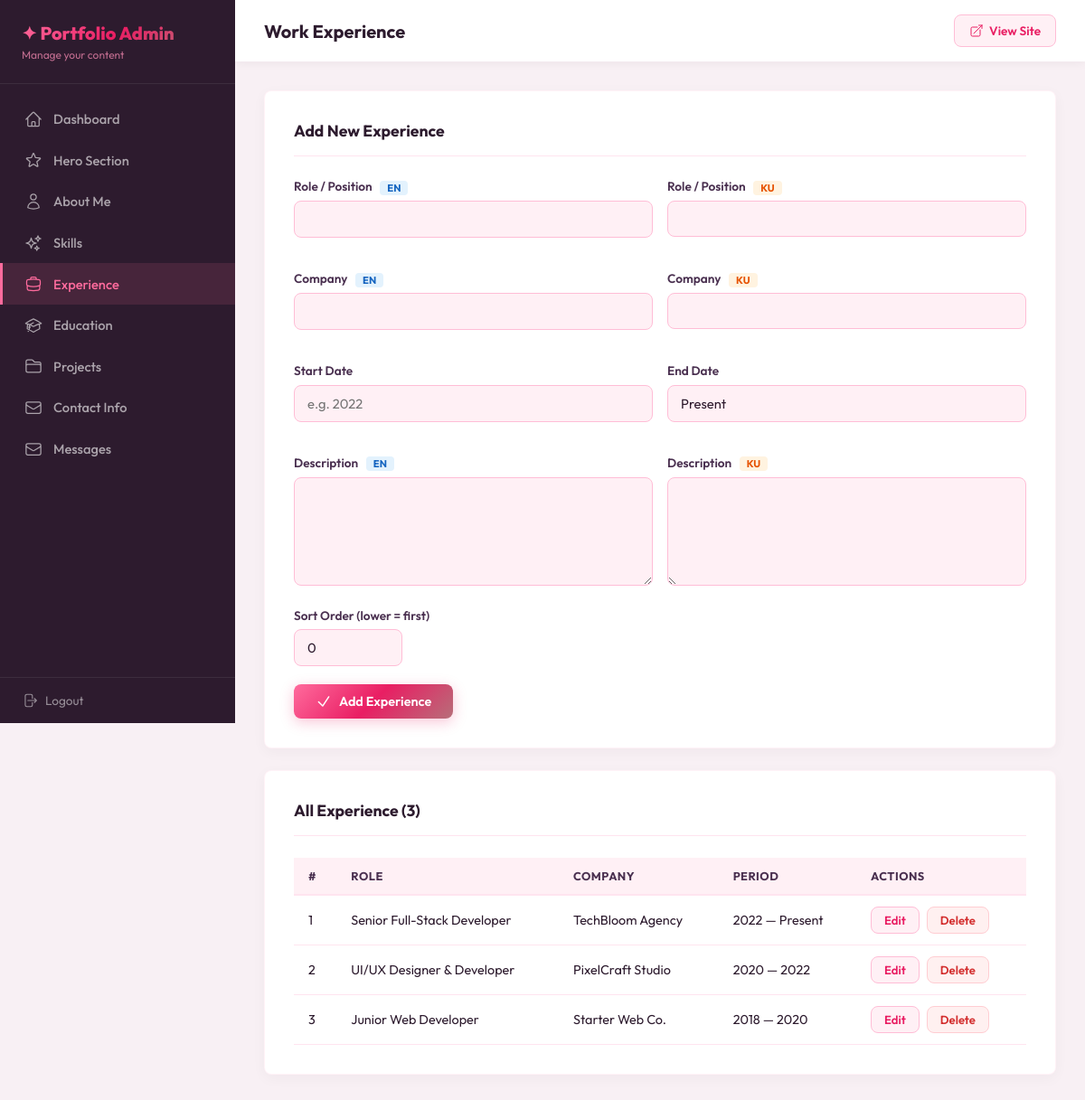
Screenshot of /admin/experience.php (signed in) with the database file from the repository.
### tables this page shows
CREATE TABLE IF NOT EXISTS experience (
    id INT AUTO_INCREMENT PRIMARY KEY,
    company_en VARCHAR(255) NOT NULL,
    company_ku VARCHAR(255) NOT NULL,
    role_en VARCHAR(255) NOT NULL,
    role_ku VARCHAR(255) NOT NULL,
    date_start VARCHAR(50) NOT NULL,
    date_end VARCHAR(50) DEFAULT 'Present',
    description_en TEXT,
    description_ku TEXT,
    sort_order INT DEFAULT 0,
    created_at TIMESTAMP DEFAULT CURRENT_TIMESTAMP,
    updated_at TIMESTAMP DEFAULT CURRENT_TIMESTAMP ON UPDATE CURRENT_TIMESTAMP
);

### functions.php (called while the page is built, shortened)
<?php
function sanitize(string $input): string {
    return htmlspecialchars(trim($input), ENT_QUOTES, 'UTF-8');
}

### admin/experience.php (the view, shortened to what this page needs)
<?php
require_once __DIR__ . '/../db_connect.php';
require_once 'header.php';
$experiences = $pdo->query("SELECT * FROM experience ORDER BY sort_order ASC")->fetchAll();
$editItem = null;
?>
<div class="admin-card">
    <div class="admin-card-header">
        <h2 class="admin-card-title"><?= $editItem ? 'Edit Experience' : 'Add New Experience' ?></h2>
    </div>
    <form method="POST" action="">
        <div style="display:grid;grid-template-columns:1fr 1fr;gap:1rem;">
            <div class="form-group">
                <label class="form-label">Role / Position <span class="lang-tag en">EN</span></label>
                <input type="text" name="role_en" class="form-input" required value="<?= sanitize($editItem['role_en'] ?? '') ?>">
            </div>
            <div class="form-group">
                <label class="form-label">Role / Position <span class="lang-tag ku">KU</span></label>
                <input type="text" name="role_ku" class="form-input" dir="rtl" required value="<?= sanitize($editItem['role_ku'] ?? '') ?>">
            </div>
            <div class="form-group">
                <label class="form-label">Company <span class="lang-tag en">EN</span></label>
                <input type="text" name="company_en" class="form-input" required value="<?= sanitize($editItem['company_en'] ?? '') ?>">
            </div>
            <div class="form-group">
                <label class="form-label">Company <span class="lang-tag ku">KU</span></label>
                <input type="text" name="company_ku" class="form-input" dir="rtl" required value="<?= sanitize($editItem['company_ku'] ?? '') ?>">
            </div>
            <div class="form-group">
                <label class="form-label">Start Date</label>
                <input type="text" name="date_start" class="form-input" placeholder="e.g. 2022" required value="<?= sanitize($editItem['date_start'] ?? '') ?>">
            </div>
            <div class="form-group">
                <label class="form-label">End Date</label>
                <input type="text" name="date_end" class="form-input" placeholder="e.g. Present" required value="<?= sanitize($editItem['date_end'] ?? 'Present') ?>">
            </div>
            <div class="form-group">
                <label class="form-label">Description <span class="lang-tag en">EN</span></label>
                <textarea name="description_en" class="form-textarea" rows="3"><?= sanitize($editItem['description_en'] ?? '') ?></textarea>
            </div>
            <div class="form-group">
                <label class="form-label">Description <span class="lang-tag ku">KU</span></label>
                <textarea name="description_ku" class="form-textarea" dir="rtl" rows="3"><?= sanitize($editItem['description_ku'] ?? '') ?></textarea>
            </div>
        </div>
        <div class="form-group">
            <label class="form-label">Sort Order (lower = first)</label>
            <input type="number" name="sort_order" class="form-input" style="max-width:120px;" value="<?= sanitize($editItem['sort_order'] ?? '0') ?>">
        </div>
        <button type="submit" class="btn btn-primary">
            <svg xmlns="http://www.w3.org/2000/svg" width="18" height="18" fill="none" viewBox="0 0 24 24" stroke-width="2" stroke="currentColor"><path stroke-linecap="round" stroke-linejoin="round" d="m4.5 12.75 6 6 9-13.5"/></svg>
            <?= $editItem ? 'Update' : 'Add' ?> Experience
        </button>
    </form>
</div>
<div class="admin-card">
    <div class="admin-card-header">
        <h2 class="admin-card-title">All Experience (<?= count($experiences) ?>)</h2>
    </div>
    <?php if (empty($experiences)): ?>
        <p style="color:var(--admin-dark-light);opacity:0.6;text-align:center;padding:2rem;">No experience entries yet.</p>
    <?php else: ?>
        <div class="table-responsive">
        <table class="admin-table">
            <thead>
                <tr>
                    <th>#</th>
                    <th>Role</th>
                    <th>Company</th>
                    <th>Period</th>
                    <th>Actions</th>
                </tr>
            </thead>
            <tbody>
                <?php foreach ($experiences as $exp): ?>
                <tr>
                    <td><?= $exp['sort_order'] ?></td>
                    <td><?= sanitize($exp['role_en']) ?></td>
                    <td><?= sanitize($exp['company_en']) ?></td>
                    <td><?= sanitize($exp['date_start']) ?> — <?= sanitize($exp['date_end']) ?></td>
                    <td>
                        <div class="table-actions">
                            <a href="experience.php?edit=<?= $exp['id'] ?>" class="btn btn-secondary btn-sm">Edit</a>
                            <button type="button" class="btn btn-danger btn-sm" data-delete-id="<?= $exp['id'] ?>">Delete</button>
                        </div>
                    </td>
                </tr>
                <?php endforeach; ?>
            </tbody>
        </table>
        </div>
    <?php endif; ?>
</div>
<?php require_once 'footer.php'; ?>

### admin/css/admin.css (style rules this page uses)
:root { --sidebar-width: 260px; --admin-pink-50: #FFF0F5; --admin-pink-100: #FFE4EF; --admin-pink-200: #FFBDD6; --admin-pink-300: #FF8FB8; --admin-pink-400: #FF6B9D; --admin-pink-500: #FF4081; --admin-pink-600: #E91E63; --admin-dark: #2D1B2E; --admin-dark-light: #4A3050; --admin-gradient: linear-gradient(135deg, #FF6B9D 0%, #E91E63 50%, #B76E79 100%); --admin-transition: all 0.3s cubic-bezier(0.4, 0, 0.2, 1); }
* { margin: 0; padding: 0; box-sizing: border-box; }
img, svg { max-width: 100%; }
button, input, textarea, a { -webkit-tap-highlight-color: transparent; }
body.admin-body { font-family: 'Outfit', sans-serif; background: #F8F0F4; min-height: 100svh; display: flex; color: var(--admin-dark); }
.admin-card { background: white; border-radius: 8px; padding: 2rem; box-shadow: 0 4px 15px rgba(45, 27, 46, 0.04); border: 1px solid rgba(255, 189, 214, 0.2); margin-bottom: 1.5rem; }
.admin-card-header { display: flex; align-items: center; justify-content: space-between; margin-bottom: 1.5rem; padding-bottom: 1rem; border-bottom: 1px solid var(--admin-pink-100); gap: 1rem; flex-wrap: wrap; }
.admin-card-title { font-size: 1.1rem; font-weight: 700; color: var(--admin-dark); }
.form-group { margin-bottom: 1.25rem; }
.form-label { display: block; font-size: 0.85rem; font-weight: 600; color: var(--admin-dark-light); margin-bottom: 0.4rem; }
.form-label .lang-tag { display: inline-block; padding: 1px 8px; border-radius: 4px; font-size: 0.7rem; font-weight: 700; margin-left: 6px; vertical-align: middle; }
.lang-tag.en { background: #E3F2FD; color: #1565C0; }
.lang-tag.ku { background: #FFF3E0; color: #E65100; }
.form-input, .form-textarea { width: 100%; padding: 10px 14px; border: 1.5px solid var(--admin-pink-200); border-radius: 8px; font-size: 0.92rem; font-family: 'Outfit', sans-serif; color: var(--admin-dark); background: var(--admin-pink-50); transition: var(--admin-transition); outline: none; }
.form-textarea { min-height: 120px; resize: vertical; line-height: 1.7; }
.form-input[dir="rtl"], .form-textarea[dir="rtl"] { font-family: 'Vazirmatn', sans-serif; text-align: right; }
.btn { display: inline-flex; align-items: center; gap: 8px; padding: 10px 24px; border-radius: 8px; font-size: 0.9rem; font-weight: 600; font-family: 'Outfit', sans-serif; cursor: pointer; transition: var(--admin-transition); border: none; text-decoration: none; }
.btn-primary { background: var(--admin-gradient); color: white; box-shadow: 0 4px 15px rgba(233, 30, 99, 0.25); }
.btn-secondary { background: var(--admin-pink-50); color: var(--admin-pink-600); border: 1px solid var(--admin-pink-200); }
.btn-danger { background: #FFF0F0; color: #D32F2F; border: 1px solid #FFCDD2; }
.btn-sm { padding: 6px 14px; font-size: 0.82rem; }
.admin-table { width: 100%; border-collapse: collapse; min-width: 680px; }
.table-responsive { width: 100%; overflow-x: auto; }
.admin-table th { text-align: left; padding: 0.75rem 1rem; font-size: 0.8rem; font-weight: 700; color: var(--admin-dark-light); text-transform: uppercase; letter-spacing: 0.5px; border-bottom: 2px solid var(--admin-pink-100); background: var(--admin-pink-50); }
.admin-table td { padding: 0.75rem 1rem; font-size: 0.9rem; color: var(--admin-dark); border-bottom: 1px solid var(--admin-pink-100); vertical-align: middle; }
.table-actions { display: flex; gap: 0.5rem; flex-wrap: wrap; }

### rows the page displays
experience: sort_order "1", role_en "Senior Full-Stack Developer", company_en "TechBloom Agency", date_start "2022", date_end "Present"
experience: sort_order "2", role_en "UI/UX Designer & Developer", company_en "PixelCraft Studio", date_start "2020", date_end "2022"
experience: sort_order "3", role_en "Junior Web Developer", company_en "Starter Web Co.", date_start "2018", date_end "2020"

### other values shown
$pageTitle "Work Experience"
count($experiences) "3"
